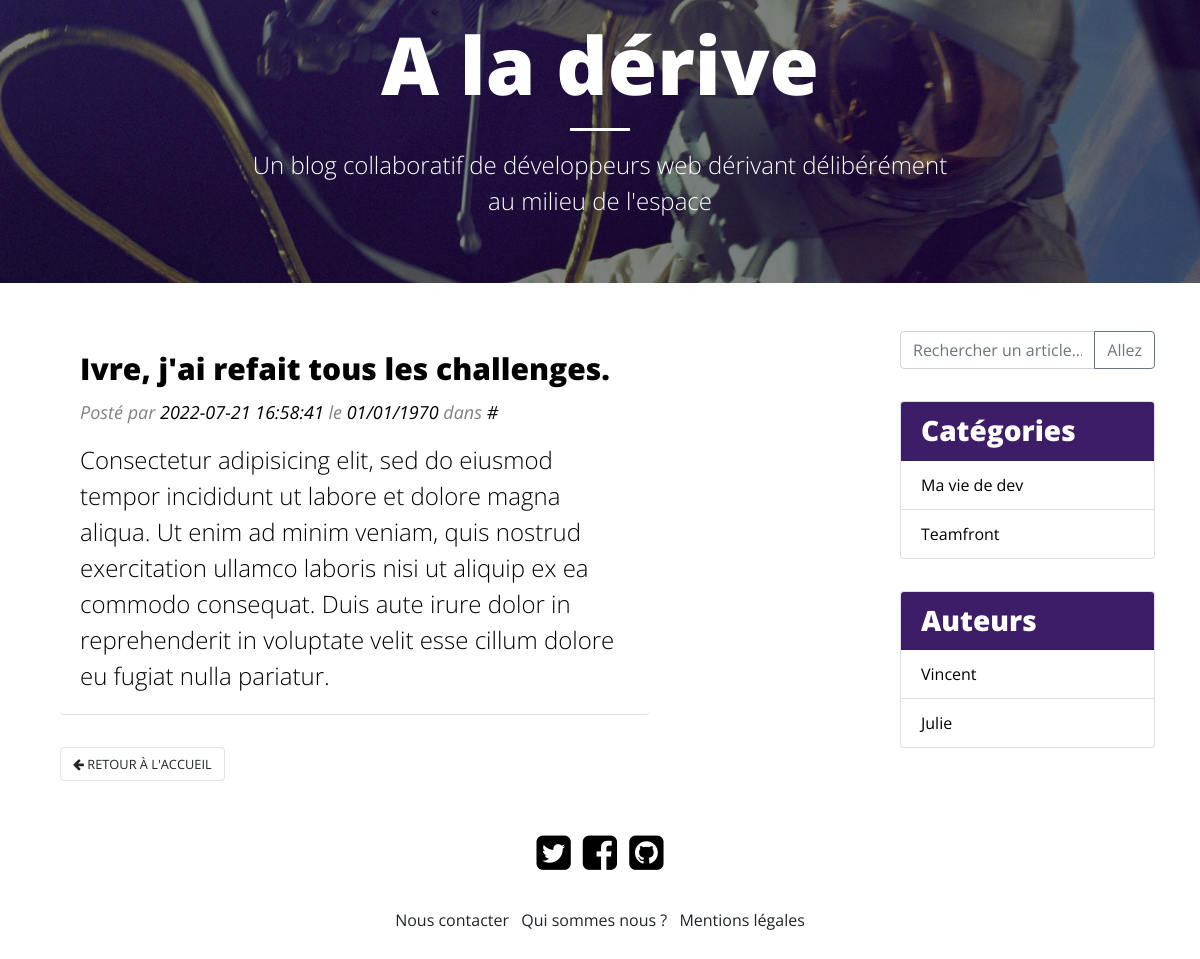
The app's page /index.php?page=article&id=1 with its own data.
### tables this page shows
CREATE TABLE `post` (
  `id` int(10) unsigned NOT NULL AUTO_INCREMENT COMMENT 'L''identifiant de l''article',
  `title` varchar(255) NOT NULL COMMENT 'Le titre de l''article',
  `resume` mediumtext NOT NULL COMMENT 'Le résumé de l''article',
  `content` longtext NOT NULL COMMENT 'Le contenu de l''article',
  `published_date` datetime NOT NULL DEFAULT current_timestamp() COMMENT 'La date de publication de l''article',
  `views` int(10) unsigned NOT NULL DEFAULT 0 COMMENT 'Le nombre de vues de l''article',
  PRIMARY KEY (`id`)
);

CREATE TABLE `category` (
  `id` int(10) unsigned NOT NULL AUTO_INCREMENT COMMENT 'L''identifiant de la catégorie',
  `name` varchar(255) NOT NULL COMMENT 'Le nom de la catégorie',
  `position` int(10) unsigned NOT NULL DEFAULT 0 COMMENT 'La position de la catégorie dans le menu',
  PRIMARY KEY (`id`)
);

CREATE TABLE `author` (
  `id` int(10) unsigned NOT NULL AUTO_INCREMENT COMMENT 'L''identifiant de notre auteur',
  `name` varchar(255) NOT NULL COMMENT 'Le nom de l''auteur',
  `image` varchar(255) DEFAULT NULL COMMENT 'L''avatar de l''auteur',
  `email` varchar(255) NOT NULL COMMENT 'L''e-mail de l''auteur',
  PRIMARY KEY (`id`),
  UNIQUE KEY `email` (`email`)
);

### index.php (called while the page is built, shortened)
<?php
require __DIR__ . '/inc/classes/Article.php';
require __DIR__ . '/inc/classes/Author.php';
require __DIR__ . '/inc/classes/Category.php';
require __DIR__ . '/inc/data_from_db.php';
$pageToDisplay = 'home';
if (isset($_GET['page']) && $_GET['page'] !== '') {
    $pageToDisplay = $_GET['page'];
}
if ($pageToDisplay === 'home') {
    $articlesList = $dataArticlesList;
} else if ($pageToDisplay === 'article') {
    $articlesList = $dataArticlesList;
    $articleId = filter_input(INPUT_GET, 'id', FILTER_VALIDATE_INT);
    if ($articleId !== false && $articleId !== null) {
        $articleToDisplay = $articlesList[$articleId];
    } else {
        $pageToDisplay = 'home';
    }
} else if ($pageToDisplay === 'author') {
    $authorsList = $dataAuthorsList;
    $authorId = filter_input(INPUT_GET, 'id', FILTER_VALIDATE_INT);
    if ($authorId !== false && $authorId !== null) {
        $authorToDisplay = $authorsList[$authorId];
    } else {
        $pageToDisplay = 'home';
    }
} else if ($pageToDisplay === 'category') {
    $categoriesList = $dataCategoriesList;
    $categoryId = filter_input(INPUT_GET, 'id', FILTER_VALIDATE_INT);
    if ($categoryId !== false && $categoryId !== null) {
        $categoryToDisplay = $categoriesList[$categoryId];
    } else {
        $pageToDisplay = 'home';
    }
}
require __DIR__ . '/inc/templates/header.tpl.php';
require __DIR__ . '/inc/templates/' . $pageToDisplay . '.tpl.php';
require __DIR__ . '/inc/templates/footer.tpl.php';

### inc/data_from_db.php (called while the page is built)
<?php
$dataArticlesList = [];
$dataCategoriesList = [];
$dataAuthorsList = [];
$dsn = "mysql:host=localhost;dbname=oblog";
$user = "oblog";
$password = "oblog";
$pdo = new PDO($dsn, $user, $password, array(
    PDO::ATTR_ERRMODE => PDO::ERRMODE_WARNING
));
$articleRequest =
"
SELECT * FROM post
";
$categoryRequest =
"
SELECT * FROM category
";
$authorRequest =
"
SELECT * FROM author
";
$sth = $pdo->query($articleRequest);
$tmpPosts = $sth->fetchAll(PDO::FETCH_ASSOC);
$sth = $pdo->query($categoryRequest);
$tmpCategories = $sth->fetchAll(PDO::FETCH_ASSOC);
$sth = $pdo->query($authorRequest);
$tmpAuthors = $sth->fetchAll(PDO::FETCH_ASSOC);
foreach ($tmpAuthors as $key => $author) {
    $tmp = new Author($author['name']);
    $dataAuthorsList[$author['id']] = $tmp;
}
foreach ($tmpCategories as $key => $category) {
    $tmp = new Category($category['name']);
    $dataCategoriesList[$category['id']] = $tmp;
}
foreach ($tmpPosts as $post) {
    $tmp = new Article (
        $post['title'],
        $post['content'],
        $post['published_date'],
    );
    $dataArticlesList[$post['id']] = $tmp;
}
?>

### inc/classes/Article.php (called while the page is built, shortened)
<?php
class Article
{
    public $date;
    public function __construct($title = '', $content = '', $author = '', $date = '', $category = '')
    {
        $this->title = $title;
        $this->content = $content;
        $this->author = $author;
        $this->date = $date;
    }
    public function getDateFr()
    {
        return date('d/m/Y', strtotime($this->date));
    }
}

### inc/classes/Category.php (called while the page is built, shortened)
<?php
class Category {
    public function __construct ($categoryName) {
        $this->categoryName = $categoryName;
    }
}

### inc/classes/Author.php (called while the page is built, shortened)
<?php
class Author {
    public function __construct ($authorName) {
        $this->authorName = $authorName;
    }
}

### inc/templates/article.tpl.php (the view)
        <main class="col-lg-9">
<article class="card">
<div class="card-body">
    <h2 class="card-title"><?= $articleToDisplay->title ?></h2>
    <p class="infos">
    Posté par <a href="#" class="card-link"><?= $articleToDisplay->author ?></a> le <time datetime="<?= $articleToDisplay->date ?>"><?= $articleToDisplay->getDateFr() ?></time> dans <a href="#"
        class="card-link">#<?= $articleToDisplay->category ?></a>
    </p>
    <p class="card-text">
        <?= $articleToDisplay->content ?>
    </p>
</div>
</article>
<nav aria-label="Page navigation example">
<ul class="pagination justify-content-between">
    <li class="page-item"><a class="page-link" href="index.php"><i class="fa fa-arrow-left"></i> Retour à l'accueil</a></li>
</ul>
</nav>
</main>

### inc/templates/footer.tpl.php (shortened to what this page needs)
      </main>
      <aside class="col-lg-3">
        <div class="input-group mb-3">
          <input type="text" class="form-control" placeholder="Rechercher un article..."
            aria-label="Rechercher un article..." aria-describedby="basic-addon2">
          <div class="input-group-append">
            <button class="btn btn-outline-secondary" type="button">Allez</button>
          </div>
        </div>
        <div class="card">
          <h3 class="card-header">Catégories</h3>
          <ul class="list-group list-group-flush">
            <?php foreach ($dataCategoriesList as $currentId => $index) { ?>
              <li class="list-group-item"><a href="index.php?page=category&id=<?= $currentId ?>"><?= $index->categoryName ?></a></li>
            <?php } ?>
          </ul>
        </div>
        <div class="card">
          <h3 class="card-header">Auteurs</h3>
          <ul class="list-group list-group-flush">
          <?php foreach ($dataAuthorsList as $currentId => $index) { ?>
              <li class="list-group-item"><a href="index.php?page=author&id=<?= $currentId ?>"><?= $index->authorName ?></a></li>
            <?php } ?>
          </ul>
        </div>
      </aside>
    </div>
    <footer>
      <div class="row justify-content-center text-center">
        <div class="col-6 social-networks">
          <ul class="list-inline">
            <li class="list-inline-item"><a href="#"><i class="fa fa-twitter-square"></i></a></li>
            <li class="list-inline-item"><a href="#"><i class="fa fa-facebook-square"></i></a></li>
            <li class="list-inline-item"><a href="#"><i class="fa fa-github-square"></i></a></li>
          </ul>
        </div>
      </div>
      <div class="row justify-content-center text-center">
        <div class="col-9 links">
          <ul class="list-inline">
            <li class="list-inline-item"><a href="#">Nous contacter</a></li>
            <li class="list-inline-item"><a href="#">Qui sommes nous ?</a></li>
            <li class="list-inline-item"><a href="#">Mentions légales</a></li>
          </ul>
        </div>
      </div>
    </footer>
  </div>
</body>
</html>

### css/blog.css (style rules this page uses)
body { font-family: 'Open Sans', sans-serif; }
article.card { margin: 2em 0; border: 0; border-bottom: 1px solid rgba(0,0,0,.125); }
article h2 { font-size: 30px; font-weight: 800; }
article p.card-text { font-size: 24px; font-weight: 300; }
article div { font-size: 18px; font-weight: 400; color: black; }
article a, article time { color: black; }
article .infos { font-style: italic; color: grey; }
.page-link { text-transform: uppercase; color: inherit; font-size: 0.8em; }
aside { display: none; padding: 2em 0; }
footer { margin-bottom: 1em; }
footer .social-networks { margin: 10px 0; }
footer .social-networks a { font-size: 40px; color: black; }
footer .links a { color: inherit; }
@media (min-width:992px) { .card-header { background: #3d1d67; color: white; font-weight: 800; } }
@media (min-width:992px) { .card a { color: black; } }
@media (min-width:992px) { .card { margin: 2em 0; } }
@media (min-width:992px) { aside { display: block; } }

### records on screen
post: title "Ivre, j'ai refait tous les challenges.", published_date "2022-07-21 16:58:41", content "Consectetur adipisicing elit, sed do eiusmod tempor incididunt ut labore et dolore magna aliqua. Ut enim ad minim veniam, quis nostrud exercitation ullamco laboris nisi ut aliquip ex ea commodo consequat. Duis aute irure dolor in reprehenderit in voluptate velit esse cillum dolore eu fugiat nulla pariatur."
category: name "Ma vie de dev"
category: name "Teamfront"
author: name "Vincent"
author: name "Julie"

### other values on screen
$articleToDisplay->getDateFr() "01/01/1970"
